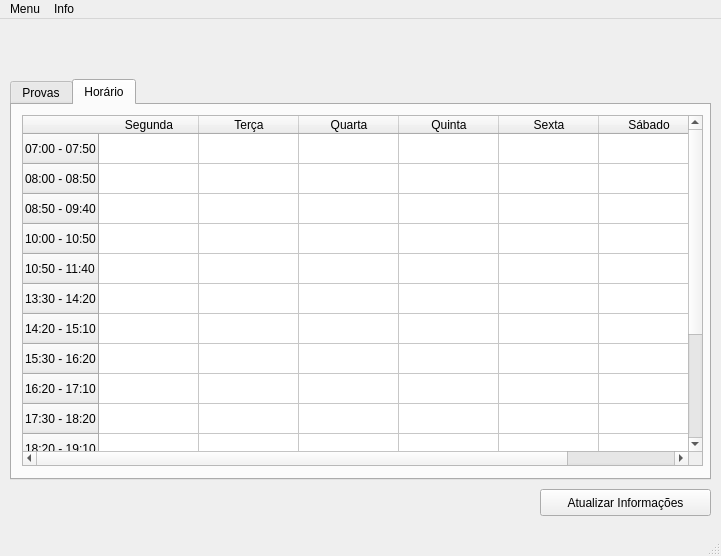
<?xml version="1.0" encoding="UTF-8"?>
<ui version="4.0">
 <class>MainWindow</class>
 <widget class="QMainWindow" name="MainWindow">
  <property name="geometry">
   <rect>
    <x>0</x>
    <y>0</y>
    <width>721</width>
    <height>556</height>
   </rect>
  </property>
  <property name="windowTitle">
   <string>MainWindow</string>
  </property>
  <widget class="QWidget" name="centralwidget">
   <widget class="QTabWidget" name="tabWidget">
    <property name="geometry">
     <rect>
      <x>10</x>
      <y>60</y>
      <width>701</width>
      <height>401</height>
     </rect>
    </property>
    <property name="sizePolicy">
     <sizepolicy hsizetype="Maximum" vsizetype="Maximum">
      <horstretch>0</horstretch>
      <verstretch>0</verstretch>
     </sizepolicy>
    </property>
    <property name="minimumSize">
     <size>
      <width>0</width>
      <height>401</height>
     </size>
    </property>
    <property name="maximumSize">
     <size>
      <width>16777215</width>
      <height>401</height>
     </size>
    </property>
    <property name="currentIndex">
     <number>1</number>
    </property>
    <widget class="QWidget" name="tab">
     <attribute name="title">
      <string>Provas</string>
     </attribute>
     <widget class="QTableWidget" name="tableWidget">
      <property name="geometry">
       <rect>
        <x>9</x>
        <y>10</y>
        <width>681</width>
        <height>351</height>
       </rect>
      </property>
      <attribute name="horizontalHeaderCascadingSectionResizes">
       <bool>false</bool>
      </attribute>
      <attribute name="horizontalHeaderDefaultSectionSize">
       <number>95</number>
      </attribute>
      <attribute name="horizontalHeaderHighlightSections">
       <bool>true</bool>
      </attribute>
      <attribute name="horizontalHeaderMinimumSectionSize">
       <number>50</number>
      </attribute>
      <attribute name="horizontalHeaderShowSortIndicator" stdset="0">
       <bool>false</bool>
      </attribute>
      <attribute name="horizontalHeaderStretchLastSection">
       <bool>true</bool>
      </attribute>
      <attribute name="verticalHeaderDefaultSectionSize">
       <number>30</number>
      </attribute>
      <attribute name="verticalHeaderMinimumSectionSize">
       <number>30</number>
      </attribute>
      <column>
       <property name="text">
        <string>Aluno</string>
       </property>
       <property name="textAlignment">
        <set>AlignJustify|AlignVCenter</set>
       </property>
      </column>
      <column>
       <property name="text">
        <string>Data</string>
       </property>
       <property name="textAlignment">
        <set>AlignJustify|AlignVCenter</set>
       </property>
      </column>
      <column>
       <property name="text">
        <string/>
       </property>
      </column>
      <column>
       <property name="text">
        <string>Turma</string>
       </property>
       <property name="textAlignment">
        <set>AlignJustify|AlignVCenter</set>
       </property>
      </column>
      <column>
       <property name="text">
        <string>Prova</string>
       </property>
       <property name="textAlignment">
        <set>AlignJustify|AlignVCenter</set>
       </property>
      </column>
      <column>
       <property name="text">
        <string>Horário</string>
       </property>
       <property name="textAlignment">
        <set>AlignJustify|AlignVCenter</set>
       </property>
      </column>
      <column>
       <property name="text">
        <string>Local</string>
       </property>
       <property name="textAlignment">
        <set>AlignJustify|AlignVCenter</set>
       </property>
      </column>
     </widget>
    </widget>
    <widget class="QWidget" name="tab_2">
     <attribute name="title">
      <string>Horário</string>
     </attribute>
     <widget class="QTableWidget" name="tableWidget_2">
      <property name="geometry">
       <rect>
        <x>10</x>
        <y>10</y>
        <width>681</width>
        <height>351</height>
       </rect>
      </property>
      <row>
       <property name="text">
        <string>07:00 - 07:50</string>
       </property>
      </row>
      <row>
       <property name="text">
        <string>08:00 - 08:50</string>
       </property>
      </row>
      <row>
       <property name="text">
        <string>08:50 - 09:40</string>
       </property>
      </row>
      <row>
       <property name="text">
        <string>10:00 - 10:50</string>
       </property>
      </row>
      <row>
       <property name="text">
        <string>10:50 - 11:40</string>
       </property>
      </row>
      <row>
       <property name="text">
        <string>13:30 - 14:20</string>
       </property>
      </row>
      <row>
       <property name="text">
        <string>14:20 - 15:10</string>
       </property>
      </row>
      <row>
       <property name="text">
        <string>15:30 - 16:20</string>
       </property>
      </row>
      <row>
       <property name="text">
        <string>16:20 - 17:10</string>
       </property>
      </row>
      <row>
       <property name="text">
        <string>17:30 - 18:20</string>
       </property>
      </row>
      <row>
       <property name="text">
        <string>18:20 - 19:10</string>
       </property>
      </row>
      <row>
       <property name="text">
        <string>19:30 - 20:20</string>
       </property>
      </row>
      <row>
       <property name="text">
        <string>20:20 - 21:10</string>
       </property>
      </row>
      <row>
       <property name="text">
        <string>21:30 - 22:20</string>
       </property>
      </row>
      <row>
       <property name="text">
        <string>22:20 - 23:10</string>
       </property>
      </row>
      <column>
       <property name="text">
        <string>Segunda</string>
       </property>
      </column>
      <column>
       <property name="text">
        <string>Terça</string>
       </property>
      </column>
      <column>
       <property name="text">
        <string>Quarta</string>
       </property>
      </column>
      <column>
       <property name="text">
        <string>Quinta</string>
       </property>
      </column>
      <column>
       <property name="text">
        <string>Sexta</string>
       </property>
      </column>
      <column>
       <property name="text">
        <string>Sábado</string>
       </property>
      </column>
      <item row="0" column="0">
       <property name="text">
        <string/>
       </property>
      </item>
     </widget>
    </widget>
   </widget>
   <widget class="QPushButton" name="pushButton">
    <property name="geometry">
     <rect>
      <x>540</x>
      <y>470</y>
      <width>171</width>
      <height>27</height>
     </rect>
    </property>
    <property name="text">
     <string>Atualizar Informações</string>
    </property>
   </widget>
  </widget>
  <widget class="QMenuBar" name="menubar">
   <property name="geometry">
    <rect>
     <x>0</x>
     <y>0</y>
     <width>721</width>
     <height>28</height>
    </rect>
   </property>
   <widget class="QMenu" name="menuMenu">
    <property name="title">
     <string>Menu</string>
    </property>
    <addaction name="actionLogout"/>
   </widget>
   <widget class="QMenu" name="menuInfo">
    <property name="title">
     <string>Info</string>
    </property>
    <addaction name="actionSobre"/>
   </widget>
   <addaction name="menuMenu"/>
   <addaction name="menuInfo"/>
  </widget>
  <widget class="QStatusBar" name="statusbar"/>
  <action name="actionLogout">
   <property name="text">
    <string>Logout</string>
   </property>
  </action>
  <action name="actionSobre">
   <property name="text">
    <string>Sobre</string>
   </property>
  </action>
 </widget>
 <resources/>
 <connections/>
</ui>
